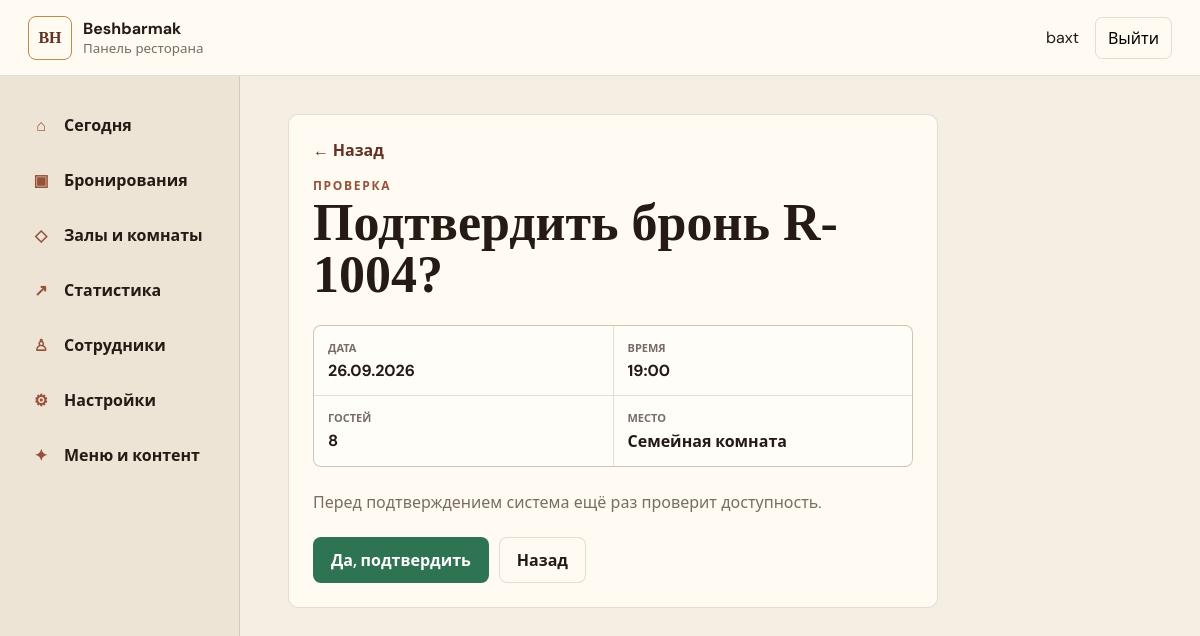
Screenshot of /staff/reservations/4/accept/ (signed in) with the database file from the repository.
### reservations/models.py (models this page shows, shortened)
class Reservation(models.Model):
    class Status(models.TextChoices):
        PENDING = "PENDING", "Ожидает подтверждения"
        ACCEPTED = "ACCEPTED", "Подтверждено"
        CHANGE_PROPOSED = "CHANGE_PROPOSED", "Предложено другое время"
        REJECTED = "REJECTED", "Отклонено"
        CANCELLED = "CANCELLED", "Отменено"
        COMPLETED = "COMPLETED", "Завершено"
        NO_SHOW = "NO_SHOW", "Гость не пришёл"
    class Occasion(models.TextChoices):
        REGULAR = "REGULAR", "Обычный визит"
        BIRTHDAY = "BIRTHDAY", "День рождения"
        FAMILY = "FAMILY", "Семейное мероприятие"
        BUSINESS = "BUSINESS", "Деловая встреча"
        OTHER = "OTHER", "Другое"
    public_number = models.CharField("Номер", max_length=20, unique=True, blank=True, null=True)
    public_token = models.UUIDField("Публичный токен", default=uuid.uuid4, unique=True, editable=False)
    submission_token = models.UUIDField("Ключ отправки", unique=True, blank=True, null=True, editable=False)
    customer_name = models.CharField("Имя", max_length=120)
    phone = models.CharField("Телефон", max_length=40)
    date = models.DateField("Дата")
    time = models.TimeField("Время")
    guests_count = models.PositiveSmallIntegerField("Гостей")
    space = models.ForeignKey(DiningSpace, on_delete=models.PROTECT, related_name="reservations", verbose_name="Помещение")
    occasion = models.CharField("Повод", max_length=30, blank=True)
    customer_comment = models.TextField("Комментарий гостя", max_length=1000, blank=True)
    manager_comment = models.TextField("Комментарий менеджера", max_length=1000, blank=True)
    status = models.CharField("Статус", max_length=24, choices=Status.choices, default=Status.PENDING, db_index=True)
    created_at = models.DateTimeField(auto_now_add=True)
    updated_at = models.DateTimeField(auto_now=True)
    accepted_at = models.DateTimeField(blank=True, null=True)
    rejected_at = models.DateTimeField(blank=True, null=True)
    cancelled_at = models.DateTimeField(blank=True, null=True)
    completed_at = models.DateTimeField(blank=True, null=True)
    handled_by_staff = models.ForeignKey(StaffProfile, on_delete=models.SET_NULL, related_name="handled_reservations", blank=True, null=True, verbose_name="Ответственный")
    proposed_date = models.DateField("Предложенная дата", blank=True, null=True)
    proposed_time = models.TimeField("Предложенное время", blank=True, null=True)
    rejection_reason = models.CharField("Причина отказа", max_length=500, blank=True)
    class Meta:
        ordering = ("-date", "-time", "-created_at")
        indexes = [models.Index(fields=("space", "date", "status"), name="reservation_lookup_idx")]
        verbose_name = "Бронирование"
        verbose_name_plural = "Бронирования"

class DiningSpace(models.Model):
    class SpaceType(models.TextChoices):
        HALL = "HALL", "Зал"
        PRIVATE_ROOM = "PRIVATE_ROOM", "Отдельная комната"
        TERRACE = "TERRACE", "Терраса"
        VIP = "VIP", "VIP-пространство"
        OTHER = "OTHER", "Другое"
    name = models.CharField("Название", max_length=160)
    name_uz = models.CharField("Название на узбекском", max_length=160, blank=True)
    description = models.TextField("Описание", blank=True)
    description_uz = models.TextField("Описание на узбекском", blank=True)
    image = models.ImageField("Фото", upload_to="spaces/%Y/%m/", blank=True)
    space_type = models.CharField("Тип", max_length=20, choices=SpaceType.choices, default=SpaceType.HALL)
    capacity_min = models.PositiveSmallIntegerField("Минимум гостей", blank=True, null=True)
    capacity_max = models.PositiveSmallIntegerField("Максимум гостей")
    is_exclusive = models.BooleanField("Эксклюзивное бронирование", default=False, help_text="Одновременно может быть только одна подтверждённая бронь.")
    is_active = models.BooleanField("Показывать", default=True)
    is_bookable = models.BooleanField("Можно бронировать", default=True)
    is_temporarily_unavailable = models.BooleanField("Временно недоступно", default=False)
    hide_when_unavailable = models.BooleanField("Скрывать при недоступности", default=False)
    unavailable_reason = models.CharField("Причина недоступности", max_length=240, blank=True)
    unavailable_reason_uz = models.CharField("Причина недоступности на узбекском", max_length=240, blank=True)
    sort_order = models.PositiveSmallIntegerField("Порядок", default=0)
    created_at = models.DateTimeField(auto_now_add=True)
    updated_at = models.DateTimeField(auto_now=True)
    class Meta:
        ordering = ("sort_order", "id")
        verbose_name = "Зал или комната"
        verbose_name_plural = "Залы и комнаты"

### reservations/staff_views.py (the view, shortened to what this page needs)
# urls.py: path("reservations/<int:pk>/accept/", staff_views.reservation_accept, name="reservation_accept"),
@staff_access(StaffProfile.Role.OWNER, StaffProfile.Role.MANAGER)
def reservation_accept(request, pk):
    reservation = get_object_or_404(Reservation.objects.select_related("space"), pk=pk)
    return render(request, "staff/confirm_accept.html", {"reservation": reservation})

### reservations/staff_views.py (called while the page is built, shortened)
def _profile_for(user):
    if user.is_superuser:
        return None

def staff_access(*roles):
    def decorator(view):
        @login_required
        @wraps(view)
        def wrapped(request, *args, **kwargs):
            profile = _profile_for(request.user)
            if roles and not request.user.is_superuser and profile.role not in roles:
                raise PermissionDenied("Для этого раздела недостаточно прав.")
            request.staff_profile = profile
            return view(request, *args, **kwargs)
        return wrapped
    return decorator

### templates/staff/confirm_accept.html
{% extends 'staff/base.html' %}{% block title %}Подтвердить {{ reservation.public_number }}{% endblock %}{% block content %}<section class="form-panel narrow"><a class="back-link" href="{% url 'staff:reservation_detail' reservation.pk %}">← Назад</a><p class="overline">Проверка</p><h1>Подтвердить бронь {{ reservation.public_number }}?</h1><dl class="summary-list"><div><dt>Дата</dt><dd>{{ reservation.date|date:'d.m.Y' }}</dd></div><div><dt>Время</dt><dd>{{ reservation.time|time:'H:i' }}</dd></div><div><dt>Гостей</dt><dd>{{ reservation.guests_count }}</dd></div><div><dt>Место</dt><dd>{{ reservation.space.name }}</dd></div></dl><p>Перед подтверждением система ещё раз проверит доступность.</p><form method="post">{% csrf_token %}<div class="form-actions"><button class="staff-button success" type="submit">Да, подтвердить</button><a class="staff-button secondary" href="{% url 'staff:reservation_detail' reservation.pk %}">Назад</a></div></form></section>{% endblock %}

### templates/staff/base.html (shortened to what this page needs)
{% load static %}
<!doctype html>
<html lang="ru">
<head>
  <link rel="stylesheet" href="{% static 'css/staff.css' %}?v=20260923-2">
</head>
<body>
  <header class="staff-header">
    <a class="staff-brand" href="{% url 'staff:dashboard' %}"><span>BH</span><div><b>Beshbarmak</b><small>Панель ресторана</small></div></a>
    <div class="staff-user"><span>{{ request.user.get_full_name|default:request.user.username }}</span><form method="post" action="{% url 'staff:logout' %}">{% csrf_token %}<button type="submit">Выйти</button></form></div>
  </header>
  <div class="staff-layout">
    <nav class="staff-nav" aria-label="Разделы панели">
      <a href="{% url 'staff:dashboard' %}"><span>⌂</span>Сегодня</a>
      {% if request.user.is_superuser or request.staff_profile.role != 'CONTENT_MANAGER' %}
        <a href="{% url 'staff:reservations' %}"><span>▣</span>Бронирования</a>
        <a href="{% url 'staff:spaces' %}"><span>◇</span>Залы и комнаты</a>
        <a href="{% url 'staff:analytics' %}"><span>↗</span>Статистика</a>
      {% endif %}
      {% if request.user.is_superuser or request.staff_profile.role == 'OWNER' %}
        <a href="{% url 'staff:members' %}"><span>♙</span>Сотрудники</a>
        <a href="{% url 'staff:settings' %}"><span>⚙</span>Настройки</a>
      {% endif %}
      {% if request.user.is_superuser or request.staff_profile.role == 'OWNER' or request.staff_profile.role == 'CONTENT_MANAGER' %}<a href="{% url 'admin:index' %}"><span>✦</span>Меню и контент</a>{% endif %}
    </nav>
    <main class="staff-main">
      {% block content %}{% endblock %}
    </main>
  </div>
</body>
</html>

### static/css/staff.css (style rules this page uses)
:root { --cream:#f4eee3; --paper:#fffaf2; --ink:#251a14; --muted:#786d65; --brown:#623222; --dark:#2b1b14; --clay:#96513a; --gold:#bd8c47; --line:rgba(72,46,31,.14); --green:#2f7452; --red:#9c4038; --amber:#9a6826; }
* { box-sizing:border-box; }
body { margin:0; color:var(--ink); background:var(--cream); font-family:"DM Sans","Segoe UI",sans-serif; font-size:16px; }
a { color:inherit; text-decoration:none; }
button,input,select,textarea { font:inherit; }
button { cursor:pointer; }
.staff-header { position:sticky; z-index:20; top:0; display:flex; height:76px; align-items:center; justify-content:space-between; padding:0 28px; border-bottom:1px solid var(--line); background:var(--paper); }
.staff-brand { display:flex; align-items:center; gap:11px; }
.staff-brand>span { display:grid; width:44px; height:44px; place-items:center; border:1px solid var(--gold); border-radius:8px; color:var(--brown); font-family:Georgia,serif; font-weight:700; }
.staff-brand div { display:flex; flex-direction:column; }
.staff-brand small { color:var(--muted); }
.staff-user { display:flex; align-items:center; gap:16px; }
.staff-user form { margin:0; }
.staff-user button { padding:9px 12px; border:1px solid var(--line); border-radius:7px; background:transparent; }
.staff-layout { display:grid; grid-template-columns:240px minmax(0,1fr); min-height:calc(100vh - 76px); }
.staff-nav { display:flex; flex-direction:column; gap:5px; padding:24px 16px; border-right:1px solid var(--line); background:#eee4d5; }
.staff-nav a { display:flex; min-height:50px; align-items:center; gap:12px; padding:0 14px; border-radius:8px; font-weight:700; }
.staff-nav span { width:22px; color:var(--clay); text-align:center; }
.staff-main { min-width:0; padding:38px clamp(20px,4vw,56px) 70px; }
.page-heading h1,.form-panel h1 { margin:3px 0 0; font-family:Georgia,"Times New Roman",serif; font-size:clamp(34px,5vw,52px); line-height:1; }
.overline { margin:0!important; color:var(--clay)!important; font-size:12px; font-weight:800; letter-spacing:.14em; text-transform:uppercase; }
.staff-button { display:inline-flex; min-height:46px; align-items:center; justify-content:center; padding:0 17px; border:1px solid transparent; border-radius:8px; font-weight:700; }
.staff-button.secondary { border-color:var(--line); background:var(--paper); }
.staff-button.success { color:#fff; background:var(--green); }
.panel,.form-panel { margin-bottom:22px; padding:24px; border:1px solid var(--line); border-radius:10px; background:var(--paper); }
.back-link { display:inline-block; margin-bottom:16px; color:var(--brown); font-weight:700; }
.detail-list,.summary-list { display:grid; grid-template-columns:1fr 1fr; gap:1px; margin:0; overflow:hidden; border:1px solid var(--line); border-radius:8px; background:var(--line); }
.detail-list div,.summary-list div { padding:14px; background:#fffdf8; }
.detail-list dt,.summary-list dt { color:var(--muted); font-size:11px; font-weight:700; text-transform:uppercase; }
.detail-list dd,.summary-list dd { margin:5px 0 0; font-weight:700; overflow-wrap:anywhere; }
.form-panel { max-width:880px; }
.form-panel.narrow { max-width:650px; }
.form-panel>p { color:var(--muted); }
.form-actions { display:flex; gap:10px; margin-top:24px; }
.summary-list { margin:24px 0; }

### rows the page displays
Reservation: public_number "R-1004", date "26.09.2026", time "19:00", guests_count "8", space.name "Семейная комната"

### other values shown
{{ request.user.get_full_name|default:request.user.username }} "baxt"
